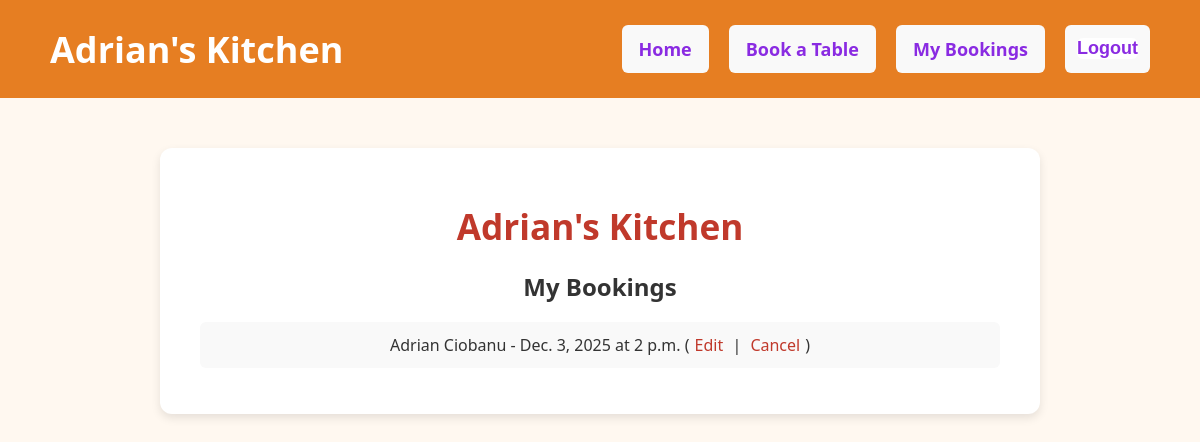
/bookings/ (signed in), run on an earlier commit of the app's database.
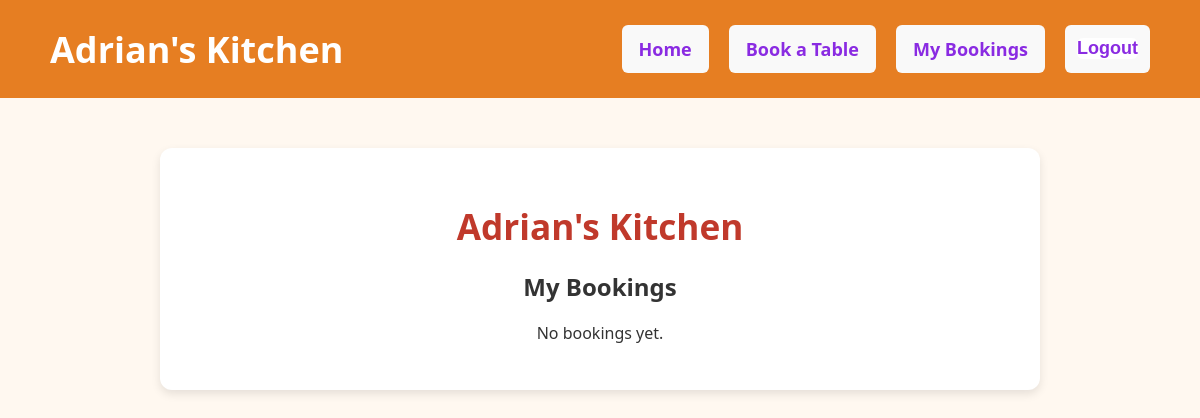
And on a later commit of the database.
### bookings/models.py (models this page shows, shortened)
class Booking(models.Model):
    name = models.CharField(max_length=100)
    email = models.EmailField()
    phone = models.CharField(max_length=20)
    date = models.DateField()
    time = models.TimeField()
    people = models.PositiveIntegerField()
    created_at = models.DateField(auto_now_add=True)

### bookings/views.py (the view)
# urls.py: path('bookings/', views.view_bookings, name='view_bookings'),
@login_required
def view_bookings(request):
    bookings = Booking.objects.all().order_by('-date', '-time')
    return render(request, 'bookings/view_bookings.html', {'bookings': bookings})

### bookings/templates/bookings/view_bookings.html (shortened to what this page needs)
{% extends "bookings/base.html" %}
{% block content %}
    <h2>My Bookings</h2>
    {% if bookings %}
        <ul>
            {% for booking in bookings %}
                <li>
                    {{ booking.name }} - {{ booking.date }} at {{ booking.time }}
                    (<a href="{% url 'edit_booking' booking.id %}">Edit</a> |
                     <a href="{% url 'delete_booking' booking.id %}">Cancel</a>)
                </li>
            {% endfor %}
        </ul>
    {% else %}
        <p>No bookings yet.</p>
    {% endif %}
{% endblock %}

What changed in the data, as far as the page shows it:
removed Booking: name "Adrian Ciobanu", date "Dec. 3, 2025", time "2 p.m."
Also different on the page:
text now shown: "No bookings yet."
